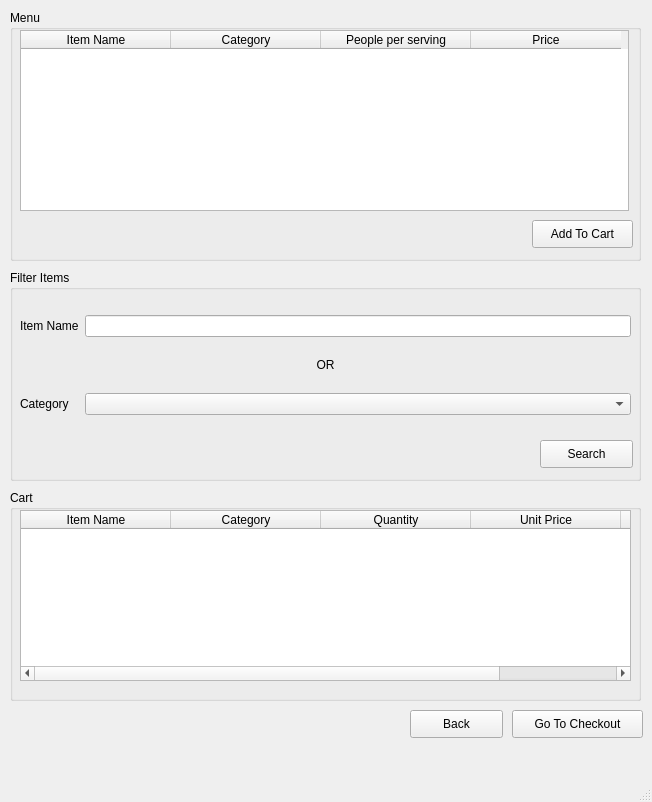
<?xml version="1.0" encoding="UTF-8"?>
<ui version="4.0">
 <class>MainWindow</class>
 <widget class="QMainWindow" name="MainWindow">
  <property name="geometry">
   <rect>
    <x>0</x>
    <y>0</y>
    <width>652</width>
    <height>802</height>
   </rect>
  </property>
  <property name="windowTitle">
   <string>Select Order Items</string>
  </property>
  <widget class="QWidget" name="centralwidget">
   <widget class="QGroupBox" name="groupBox">
    <property name="geometry">
     <rect>
      <x>10</x>
      <y>10</y>
      <width>631</width>
      <height>251</height>
     </rect>
    </property>
    <property name="title">
     <string>Menu</string>
    </property>
    <widget class="QPushButton" name="addCartButton">
     <property name="geometry">
      <rect>
       <x>522</x>
       <y>210</y>
       <width>101</width>
       <height>28</height>
      </rect>
     </property>
     <property name="text">
      <string>Add To Cart</string>
     </property>
    </widget>
    <widget class="QTableWidget" name="menuTable">
     <property name="geometry">
      <rect>
       <x>10</x>
       <y>20</y>
       <width>609</width>
       <height>181</height>
      </rect>
     </property>
     <property name="selectionMode">
      <enum>QAbstractItemView::SingleSelection</enum>
     </property>
     <property name="selectionBehavior">
      <enum>QAbstractItemView::SelectRows</enum>
     </property>
     <attribute name="horizontalHeaderCascadingSectionResizes">
      <bool>false</bool>
     </attribute>
     <attribute name="horizontalHeaderDefaultSectionSize">
      <number>150</number>
     </attribute>
     <column>
      <property name="text">
       <string>Item Name</string>
      </property>
     </column>
     <column>
      <property name="text">
       <string>Category</string>
      </property>
     </column>
     <column>
      <property name="text">
       <string>People per serving</string>
      </property>
     </column>
     <column>
      <property name="text">
       <string>Price</string>
      </property>
     </column>
    </widget>
   </widget>
   <widget class="QGroupBox" name="groupBox_2">
    <property name="geometry">
     <rect>
      <x>10</x>
      <y>270</y>
      <width>631</width>
      <height>211</height>
     </rect>
    </property>
    <property name="title">
     <string>Filter Items</string>
    </property>
    <widget class="QWidget" name="gridLayoutWidget_2">
     <property name="geometry">
      <rect>
       <x>10</x>
       <y>30</y>
       <width>611</width>
       <height>131</height>
      </rect>
     </property>
     <layout class="QGridLayout" name="gridLayout_2">
      <item row="0" column="0">
       <widget class="QLabel" name="label">
        <property name="text">
         <string>Item Name</string>
        </property>
       </widget>
      </item>
      <item row="0" column="1">
       <widget class="QLineEdit" name="itemNameLine"/>
      </item>
      <item row="2" column="0">
       <widget class="QLabel" name="label_3">
        <property name="text">
         <string>Category</string>
        </property>
       </widget>
      </item>
      <item row="2" column="1">
       <widget class="QComboBox" name="categoryBox"/>
      </item>
      <item row="1" column="0" colspan="2">
       <widget class="QLabel" name="label_2">
        <property name="sizePolicy">
         <sizepolicy hsizetype="Preferred" vsizetype="Fixed">
          <horstretch>0</horstretch>
          <verstretch>0</verstretch>
         </sizepolicy>
        </property>
        <property name="text">
         <string>OR</string>
        </property>
        <property name="alignment">
         <set>Qt::AlignCenter</set>
        </property>
       </widget>
      </item>
     </layout>
    </widget>
    <widget class="QPushButton" name="searchButton">
     <property name="geometry">
      <rect>
       <x>530</x>
       <y>170</y>
       <width>93</width>
       <height>28</height>
      </rect>
     </property>
     <property name="text">
      <string>Search</string>
     </property>
    </widget>
   </widget>
   <widget class="QGroupBox" name="groupBox_3">
    <property name="geometry">
     <rect>
      <x>10</x>
      <y>490</y>
      <width>631</width>
      <height>211</height>
     </rect>
    </property>
    <property name="title">
     <string>Cart</string>
    </property>
    <widget class="QTableWidget" name="tableWidget_2">
     <property name="geometry">
      <rect>
       <x>10</x>
       <y>20</y>
       <width>611</width>
       <height>171</height>
      </rect>
     </property>
     <attribute name="horizontalHeaderMinimumSectionSize">
      <number>150</number>
     </attribute>
     <column>
      <property name="text">
       <string>Item Name</string>
      </property>
     </column>
     <column>
      <property name="text">
       <string>Category</string>
      </property>
     </column>
     <column>
      <property name="text">
       <string>Quantity</string>
      </property>
     </column>
     <column>
      <property name="text">
       <string>Unit Price</string>
      </property>
     </column>
     <column>
      <property name="text">
       <string>Total Price</string>
      </property>
     </column>
    </widget>
   </widget>
   <widget class="QPushButton" name="checkOutButton">
    <property name="geometry">
     <rect>
      <x>512</x>
      <y>710</y>
      <width>131</width>
      <height>28</height>
     </rect>
    </property>
    <property name="text">
     <string>Go To Checkout</string>
    </property>
   </widget>
   <widget class="QPushButton" name="backButton">
    <property name="geometry">
     <rect>
      <x>410</x>
      <y>710</y>
      <width>93</width>
      <height>28</height>
     </rect>
    </property>
    <property name="text">
     <string>Back</string>
    </property>
   </widget>
  </widget>
  <widget class="QMenuBar" name="menubar">
   <property name="geometry">
    <rect>
     <x>0</x>
     <y>0</y>
     <width>652</width>
     <height>26</height>
    </rect>
   </property>
  </widget>
  <widget class="QStatusBar" name="statusbar"/>
 </widget>
 <resources/>
 <connections/>
</ui>
